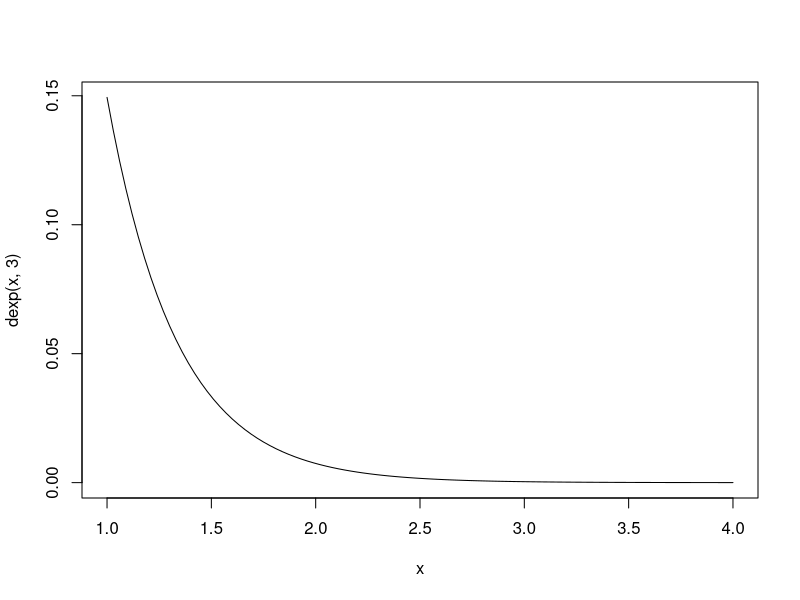
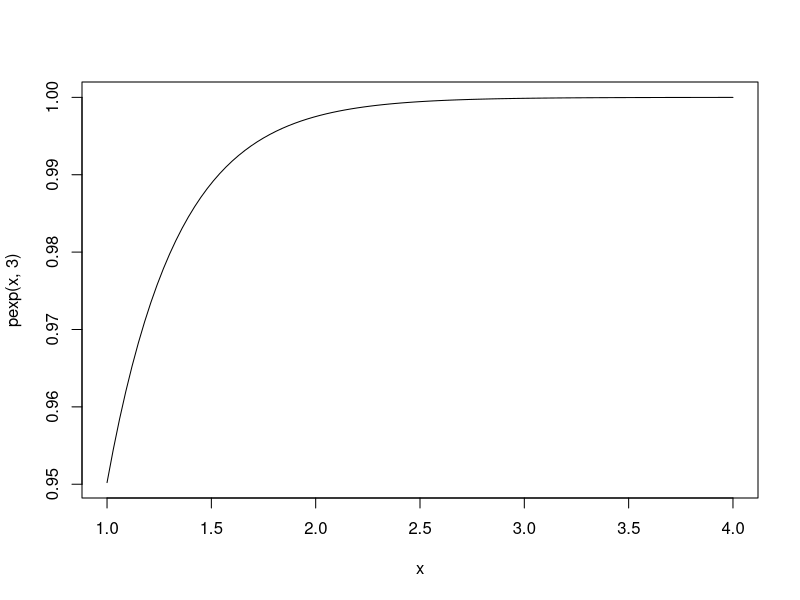
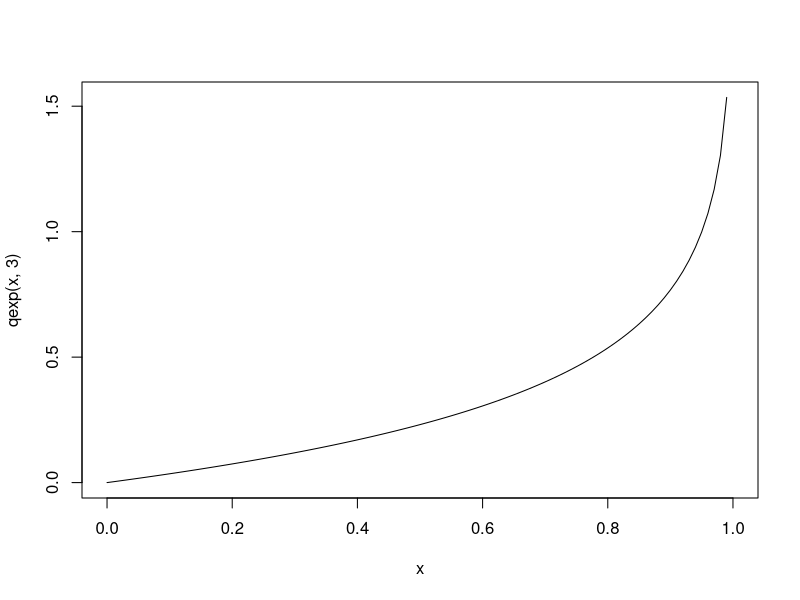

These figures' R source, in order:
 #Задача 39. Нека 𝑋 ∼ Exp(𝜆 = 3). Изобразете на графика плътността, функцията на
 #разпределение и квантилната функция на 𝑋.
 
 curve(dexp(x,3),from=1,to=4) 
 curve(pexp(x,3),from=1,to=4) 
 curve(qexp(x,3),from=0,to=1) #kvantilnata funckiq e vinagi ot 0 do 1
